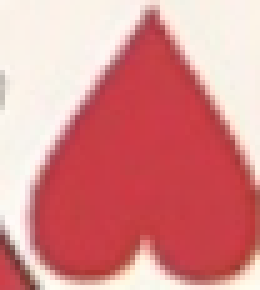
#> input picture templates/heart1.png, 52 x 58 px (shown 5 times larger)
$ python suitDetector.py
#> lines starting #> are read from the running program, lines starting #| are printed output that depends on the picture
import cv2
import numpy as np
import colorDetector

#Add templates for each suit
templates = {
    "h": [cv2.imread("./templates/heart1.png", 0), cv2.imread("./templates/heart2.png", 0), cv2.imread("./templates/heart3.png", 0), cv2.imread("./templates/heart4.png", 0), cv2.imread("./templates/heart5.png", 0), cv2.imread("./templates/heart6.png", 0)],
    "d": [cv2.imread("./templates/diamond1.png", 0), cv2.imread("./templates/diamond2.png", 0),cv2.imread("./templates/diamond3.png", 0)],
    "s": [cv2.imread("./templates/spade1.png", 0), cv2.imread("./templates/spade2.png", 0), cv2.imread("./templates/spade3.png", 0), cv2.imread("./templates/spade4.png", 0), cv2.imread("./templates/spade5.png", 0)],
    "c": [cv2.imread("./templates/club1.png", 0), cv2.imread("./templates/club2.png", 0), cv2.imread("./templates/club3.png", 0), cv2.imread("./templates/club4.png", 0), cv2.imread("./templates/club5.png", 0), cv2.imread("./templates/club6.png", 0), cv2.imread("./templates/club7.png", 0), cv2.imread("./templates/club8.png", 0), cv2.imread("./templates/club9.png", 0), cv2.imread("./templates/club10.png", 0), cv2.imread("./templates/club11.png", 0), cv2.imread("./templates/club12.png", 0)],
}
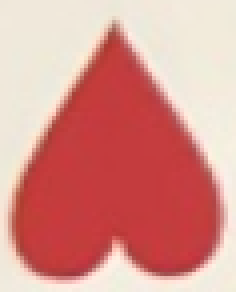
#> input picture templates/heart2.png, 59 x 73 px (shown 4 times larger)
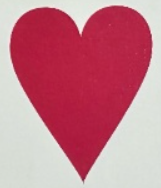
#> input picture templates/heart3.png, 161 x 188 px
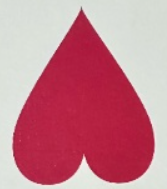
#> input picture templates/heart4.png, 167 x 189 px
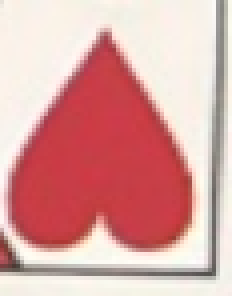
#> input picture templates/heart5.png, 58 x 74 px (shown 4 times larger)
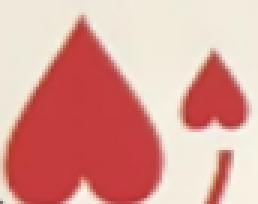
#> input picture templates/heart6.png, 86 x 68 px (shown 3 times larger)


# [94 lines left out: functions isolateFigure, detectSuit, not called in this run]
